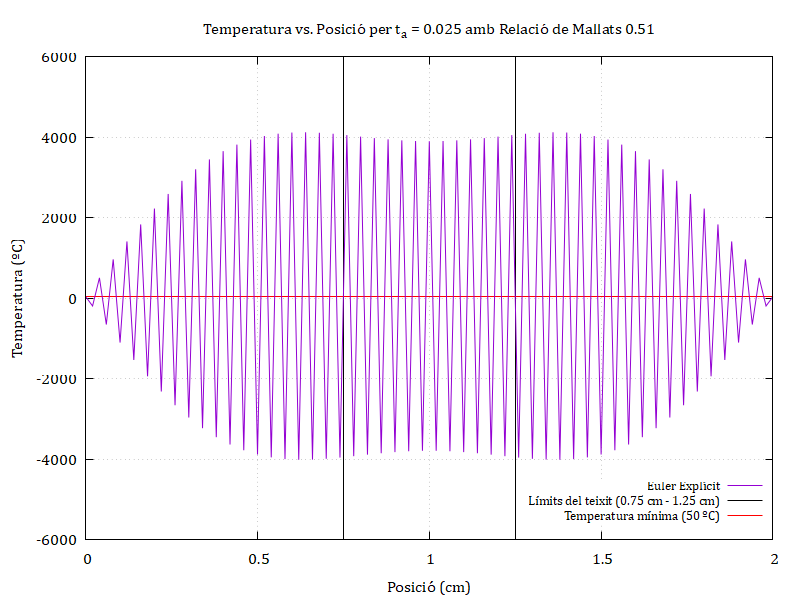

Write gnuplot code to recreate this figure.
set terminal pngcairo enhanced size 800,600 font "Cambria,12"
set output 'eexp_tfinal_g051.png'
set title "Temperatura vs. Posició per t_a = 0.025 amb Relació de Mallats 0.51"
set ylabel "Temperatura (ºC)"
set xlabel "Posició (cm)"
set xrange[0:2]
set yrange[-6000:6000]
set grid
set key at screen 0.765, 0.165 center font "Cambria, 9.5"

# Línies verticals
set arrow from 1.25, graph 0 to 1.25, graph 1 nohead lt 2 lw 1 lc rgb "black"
set arrow from 0.75, graph 0 to 0.75, graph 1 nohead lt 2 lw 1 lc rgb "black"
# Línies horitzontals
set arrow from graph 0, first 50 to graph 1, first 50 nohead lt 2 lw 1 lc rgb "red"

# Llegenda
plot "eulex_results_f_g051.dat" with lines title "Euler Explícit", \
     1/0 lc rgb "black" lw 1 title "Límits del teixit (0.75 cm - 1.25 cm)", \
     1/0 lc rgb "red" lw 1 title "Temperatura mínima (50 ºC)"
set output

set output